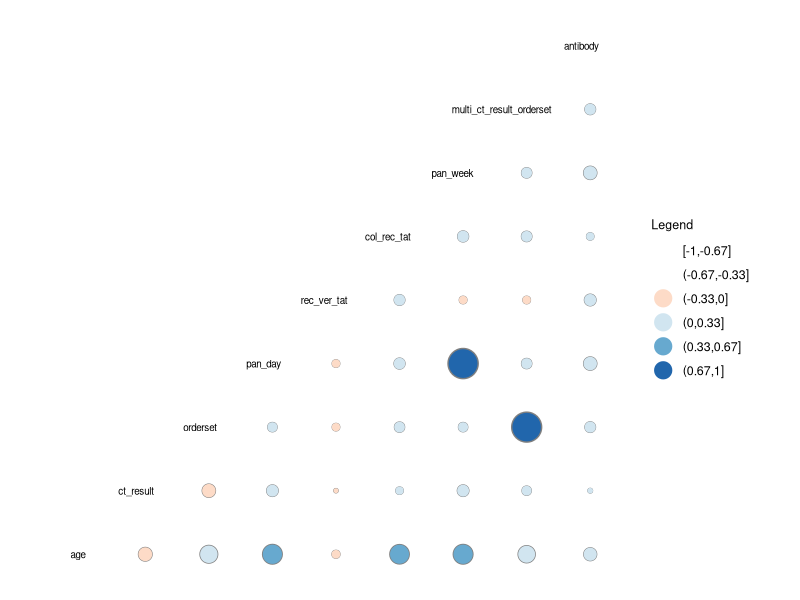
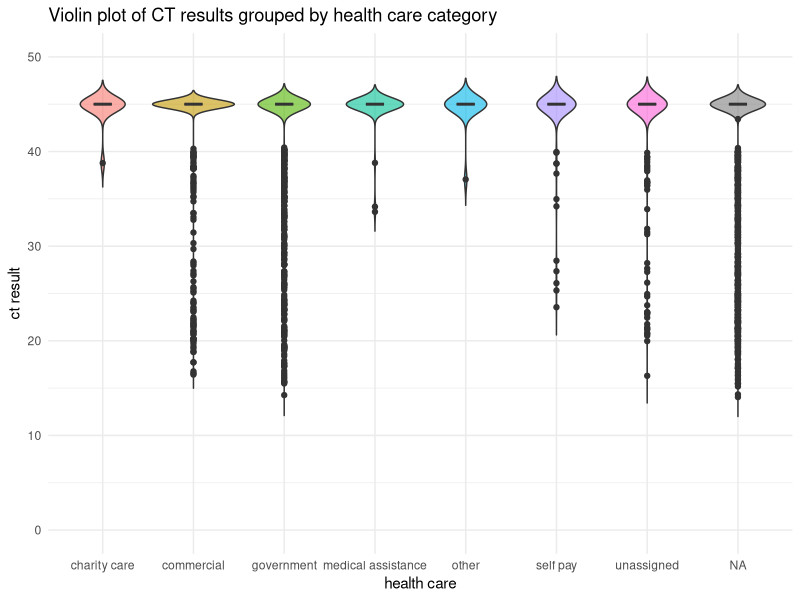
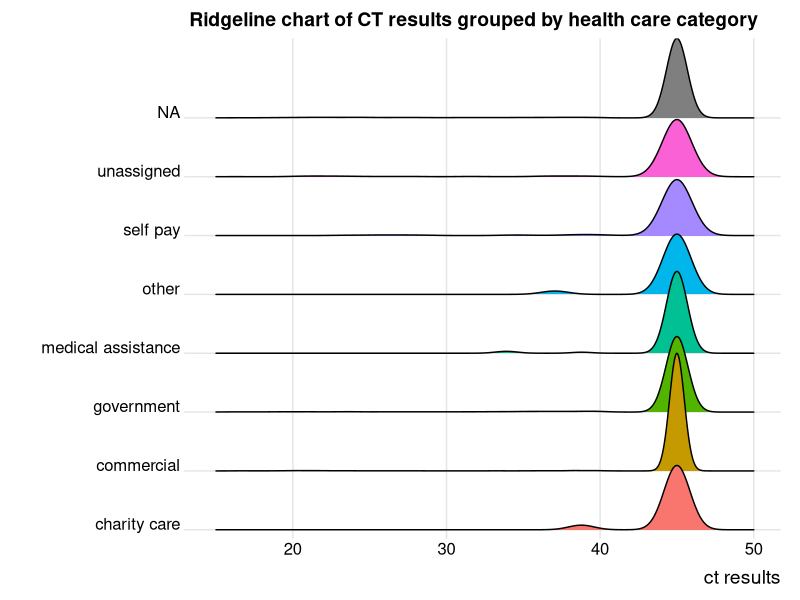

R code for these plots, in order:
#started on 10.09.25 -  ----
#loading libraries
install.packages("ggridges")
library(tidyverse)
library(here)
library(GGally)
library(ggridges)

#loading post-tidied data set
data1 <- read_delim(here("data", "exam_data_tidier_2025-09-09.txt"), delim = " ")

data1 <- data1 %>% 
  select(-c(ID))

#Are there any correlated measurements?----
x <- (ggcorr(
  data1,
  method = c("complete.obs", "pearson"),
  name = "Legend",
  geom = "circle",
  max_size = 10,
  min_size = 1,
  nbreaks = 6,
  size = 2.5,
  hjust = 0.75,
  angle = 0,
  palette = "RdBu"
)) 
x

#Few correlations visible: 
#Strongest correlations (0,67 - 1) between pan_day & pan_week and orderset & multi_ct_result_orderset. Here, correlation is expected, since pan_week and multi_ct_result_orderset were created out of pan_day and orderset.
#weaker correlations (0,33 - 0,67) between age & pan_day, age & pan_week, age & col_rec_tat. Again, pan_day and pan_week are based on each other. 
#Rest mostly correlations between 0 - 0,33 and some between -0,33 - 0.

#Does the distribution of the ct_result differ with payor_group?
# Violin plot: shows full distribution shape
ggplot(data1, aes(x = payor_group, y = ct_result, fill = payor_group)) +
  geom_violin(trim = FALSE, alpha = 0.6) +
  geom_boxplot(width = 0.2, fill = "white") +
  labs(title = "Violin plot of CT results grouped by health care category",
       x = "health care",
       y = "ct result") +
  theme_minimal() +
  theme(legend.position = "none") +
  ylim(0, 50)

#Ridgeline chart: shows density distribution for all groups
ggplot(data1, aes(y = payor_group, x = ct_result, fill = payor_group, height = after_stat(density))) +
  geom_density_ridges(scale = 2, stat = "density") +
  scale_y_discrete(expand = c(0.01, 0)) +
  scale_x_continuous(expand = c(0.01, 0)) +
  theme_ridges() +
  labs(title = "Ridgeline chart of CT results grouped by health care category",
       x = "ct results",
       y = "") +
  theme(legend.position = "none") +
  xlim(15, 50)

#All groups share the largest distribution at ct_result = 45, with "commercial" having the most results at 45.
#"Government" and "medical assistance" have second highest number at 45. Rest groups approx. same number.
#Some outlier in all groups, with "commercial", "government" and "NA" having the most. Least outliers are in group "charity care" and "other", "medical assistnance".
